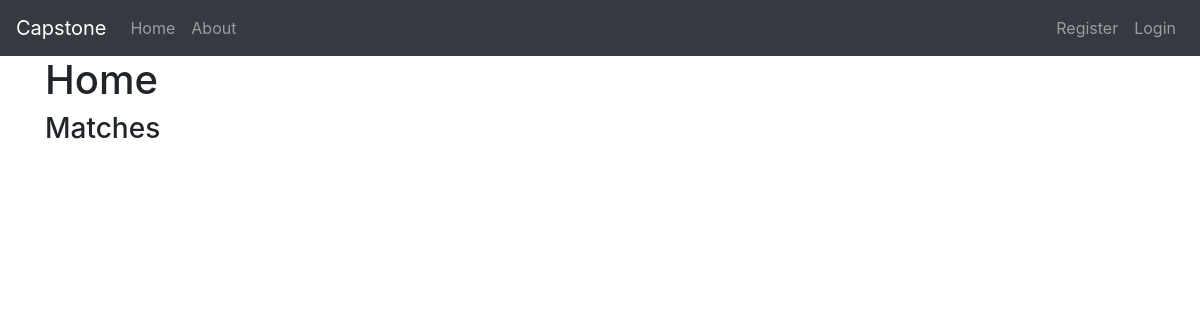
The app's page /, older data.
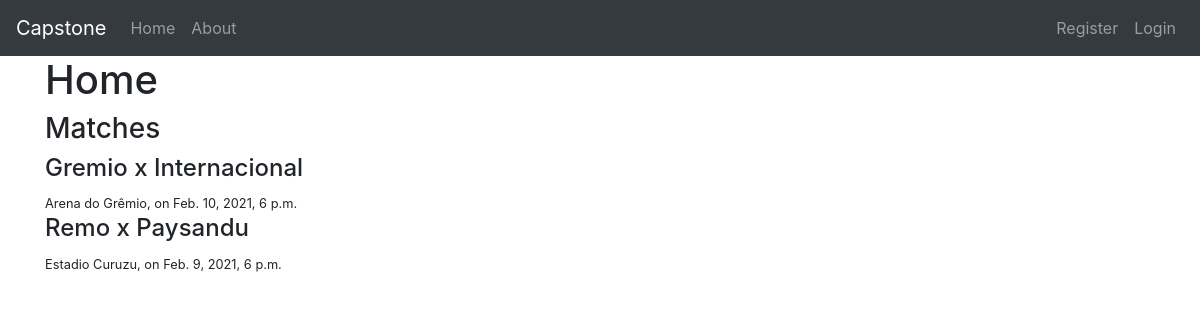
The same page, newer data.
### final_project/models.py (models this page shows, shortened)
class Match(models.Model):
    local = models.CharField(max_length=15)
    visitor = models.CharField(max_length=15)
    place = models.CharField(default='', max_length=20)
    date = models.DateTimeField()

### final_project/views.py (the view)
# urls.py: 2. Add a URL to urlpatterns:  path('', views.home, name='home')
def home(request):
    context = {
        'matches': Match.objects.all()
    }
    return render(request, 'final_project/home.html', context)

### final_project/templates/final_project/home.html (shortened to what this page needs)
{% extends 'final_project/layout.html' %}
    {% block content %}
        <h1>Home</h1>
        <h3>Matches</h3>
            {% for match in matches %}
            <div>
                <h4>{{match.local}} x {{match.visitor}}</h4>
                <small>{{match.place}}, on {{match.date}}</small>
            </div>
            {% endfor %}
    {% endblock %}

### final_project/templates/final_project/layout.html (shortened to what this page needs)
{% load static %}
<!DOCTYPE html>
<html>
    <head>
      <link rel="stylesheet" href="{% static 'final_project/styles.css' %}">
      <link rel="stylesheet" href="https://maxcdn.bootstrapcdn.com/bootstrap/4.0.0/css/bootstrap.min.css">
    </head>
    <body>
      <nav class="navbar navbar-expand-md navbar-dark bg-dark">
        <div class="navbar-collapse collapse w-100 order-1 order-md-0 dual-collapse2">
          <a class="navbar-brand" href='{% url "home" %}'>Capstone</a>
          <ul class="navbar-nav mr-auto">
            <li class="nav-item">
              <a class="nav-link" href='{% url "home" %}'>Home</a>
            </li>
            <li class="nav-item">
              <a class="nav-link" href='{% url "about" %}'>About</a>
            </li>
          </ul>
        </div>
        <div class="navbar-collapse collapse w-100 order-3 dual-collapse2">
          <ul class="navbar-nav ml-auto">
            {%if user.is_authenticated %}
              <li class="nav-item">
                <a class="nav-link" href='{% url "profile" %}'>
                  <img src='{{user.profile.image.url}}' class="rounded-circle navbar-img">
                  {{user.username}}
                </a>
              </li>
              <li class="nav-item">
                <a class="nav-link" href='{% url "logout" %}'>Logout</a>
              </li>
            {% else %}
              <li class="nav-item">
                <a class="nav-link" href='{% url "register" %}'>Register</a>
              </li>
              <li class="nav-item">
                <a class="nav-link" href='{% url "login" %}'>Login</a>
              </li>
            {% endif %}
          </ul>
        </div>
      </nav>
      <div class='container'>
        {% block content %}
        {% endblock %}
      </div>
    </body>
</html>

### final_project/static/final_project/styles.css (style rules this page uses)
body { background: red; color: blue; }

Row changes from the older to the newer data that the page shows:
added Match: local "Gremio", visitor "Internacional", place "Arena do Grêmio", date "Feb. 10, 2021, 6 p.m."
added Match: local "Remo", visitor "Paysandu", place "Estadio Curuzu", date "Feb. 9, 2021, 6 p.m."
